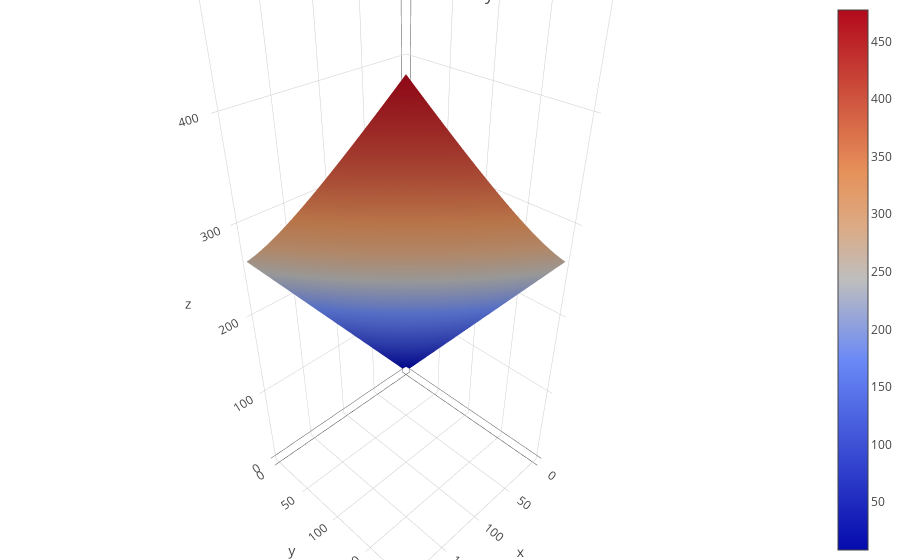

Here is the notebook cell this chart was saved with:
### Markdown cell above
# [Liqudity sensitive LMSR(LS-LMSR)](http://www.cs.cmu.edu/~aothman/flex.pdf)

Augurで導入が検討されているコスト関数

上の図からわかるように、LMSRは**市場に出回っている証券の総量($x+y$)と、関数の滑らかさに関係がない**。
したがって

bが大きすぎると、参加者全員がbetした後でも証券ごとの価格がほとんど変わらない(最後までほぼ1:1のままである)危険がある。
bが小さすぎると、価格がめちゃくちゃに動いてしまう。

というトレードオフが生じ、最適な$b$は「そのマーケットがどれだけ人気があるか」に依存するので簡単に決めることができない。
そこで、LS-LMSRでは証券の総量に応じて$b$を決める。

具体的にはハイパーパラメータ$\alpha$を導入し

$b(q) = \alpha\sum_{i}q_i$

とする。描画してみる。

### Code cell
def LSLMSR(q0, q1, a):
    b = a * (q0 + q1)
    return LMSR(q0,q1,b)

    
@interact(a=(0.1, 30.0, 1))
def plot(a=1):
    z = LSLMSR(x, y, a)
    trace1 = go.Surface(x=x,y=y, z=z)     
    data=[trace1]
    layout = go.Layout(
    title='Cost to buy',
    margin=dict(
        l=0,
        r=0,
        b=0,
        t=0
        )
    )
    fig = go.Figure(data=data, layout=layout)
    plotly.offline.iplot(fig, filename='Cost_to_by_x-3d-surface')

### Figure 1 — Plotly figure (JSON) as saved in the notebook; plotly's stock layout.template omitted (floating-point values rounded to 4 significant figures; data arrays with more than 128 entries replaced by an {"elided": "..."} marker saying what was removed)
{"data": [{"type": "surface", "x": {"elided": "32x32 float values"}, "y": {"elided": "32x32 float values"}, "z": {"elided": "32x32 float values"}}], "layout": {"margin": {"b": 0, "l": 0, "r": 0, "t": 0}, "title": "Cost to buy"}}
